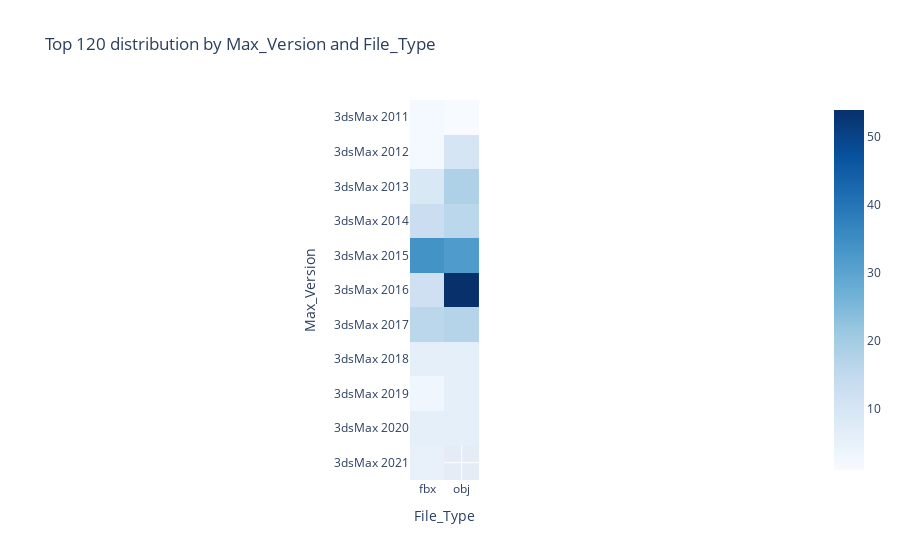

The cell this chart's notebook holds for it:
### Code cell
data_max_file = data[['Unique_Title', 'Max_Version', 'File_Type']].drop_duplicates().reset_index()
data_max_file_pivot = data_max_file.pivot_table(
    values='Unique_Title',
    index='Max_Version',
    columns='File_Type',
    aggfunc='count'
)

fig6 = px.imshow(data_max_file_pivot, color_continuous_scale='Blues', 
                 title='Top 120 distribution by Max_Version and File_Type')
fig6.show()

### Figure 1 — Plotly figure (JSON) as saved in the notebook; plotly's stock layout.template omitted (floating-point values rounded to 4 significant figures)
{"data": [{"coloraxis": "coloraxis", "hovertemplate": "File_Type: %{x}<br>Max_Version: %{y}<br>color: %{z}<extra></extra>", "name": "0", "type": "heatmap", "x": ["fbx", "obj"], "xaxis": "x", "y": ["3dsMax 2011", "3dsMax 2012", "3dsMax 2013", "3dsMax 2014", "3dsMax 2015", "3dsMax 2016", "3dsMax 2017", "3dsMax 2018", "3dsMax 2019", "3dsMax 2020", "3dsMax 2021"], "yaxis": "y", "z": [[2, 1], [2, 10], [9, 18], [13, 16], [34, 32], [12, 54], [16, 17], [6, 6], [3, 6], [6, 6], [5, null]]}], "layout": {"coloraxis": {"colorscale": [[0, "rgb(247,251,255)"], [0.125, "rgb(222,235,247)"], [0.25, "rgb(198,219,239)"], [0.375, "rgb(158,202,225)"], [0.5, "rgb(107,174,214)"], [0.625, "rgb(66,146,198)"], [0.75, "rgb(33,113,181)"], [0.875, "rgb(8,81,156)"], [1, "rgb(8,48,107)"]]}, "title": {"text": "Top 120 distribution by Max_Version and File_Type"}, "xaxis": {"anchor": "y", "constrain": "domain", "domain": [0, 1], "scaleanchor": "y", "title": {"text": "File_Type"}}, "yaxis": {"anchor": "x", "autorange": "reversed", "constrain": "domain", "domain": [0, 1], "title": {"text": "Max_Version"}}}}
